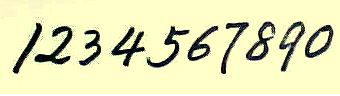
#> input picture 源代码/ch06/digit.bmp, 340 x 96 px
$ python '综合实例1.py'
#> lines starting #> are read from the running program, lines starting #| are printed output that depends on the picture; after the words box and inside, x2 and y2 are one past the last pixel; in counts of white or black regions, pixels touching at a corner belong together
from PIL import Image
import numpy as np
'''
函数功能：SVD并还原压缩后的数据。
参数说明：data代表原始矩阵percent代表奇异值总和的百分比
'''
def get_approx_SVD1(data,percent):
    U, s, VT = np.linalg.svd(data)  #进行SVD
    Sigma=np.zeros(np.shape(data))
    Sigma[:len(s),:len(s)]=np.diag(s)
    count=(int)(sum(s))*percent
    k=-1  #k是奇异值总和的百分比的个数
    curSum=0 #初值为第一个奇异值
    while curSum <= count :
        k+=1
        curSum += s[k]
    D=U[:,:k].dot(Sigma[:k,:k].dot(VT[:k,:])) #SVD还原后的数据
    D[D<0] = 0
    D[D>255] = 255
    return np.rint(D).astype("uint8")


'''
函数功能：SVD并还原压缩后的数据。
参数说明：data代表原始矩阵percent代表奇异值个数的百分比
'''
def get_approx_SVD2(data,percent):
    U, s, VT = np.linalg.svd(data) #进行SVD
    Sigma=np.zeros(np.shape(data))
    Sigma[:len(s),:len(s)]=np.diag(s)      #获得奇异值矩阵
    k=(int)(percent*len(s))   #k是奇异值个数的百分比的个数
    D=U[:,:k].dot(Sigma[:k,:k].dot(VT[:k,:])) #SVD还原后的数据
    D[D < 0] = 0
    D[D > 255] = 255
    return np.rint(D).astype("uint8")

'''
函数功能：导入图像，进行SVD压缩，并重构图像
参数说明：filename代表文件名，p代表百分比，
          get_approx_SVD代表调用的SVD筛选方法
'''
def rebuild_img(filename,p,get_approx_SVD):
    img = Image.open(filename, 'r')#打开文件
    a = np.array(img)#获得色素值
    R0=a[:, :, 0] #获得红色的色素值
    G0=a[:, :, 1] #获得绿色的色素值
    B0=a[:, :, 2] #获得蓝色的色素值
    R = get_approx_SVD(R0,p)#对红色进行SVD还原
    G = get_approx_SVD(G0,p)#对绿色进行SVD还原
    B = get_approx_SVD(B0,p)#对蓝色进行SVD还原
    I = np.stack((R, G, B), 2)
    Image.fromarray(I).save(str(p*100)+".jpg")#保存图片
    img=Image.open(str(p * 100) + ".jpg", 'r')
    img.show()#显示图片

filename="digit.bmp"
for p in np.around(np.arange(0.2, 1.2, 0.2),decimals=1):
    rebuild_img(filename,p,get_approx_SVD1)
#> in rebuild_img, img is the input picture: PIL image 340x96 RGB; mean R, G, B 226.4, 227.1, 182.2
#> in get_approx_SVD1, `U, s, VT = np.linalg.svd(data)`:
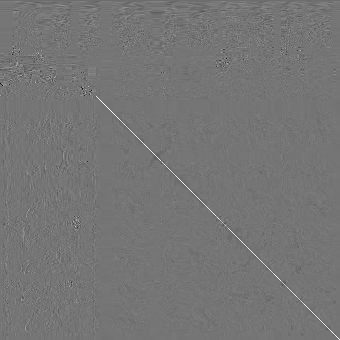
#> VT: shape (340, 340) float64; min -0.838, max 0.978, mean -0.000168; drawn with min black and max white
#> in get_approx_SVD1, `U, s, VT = np.linalg.svd(data)`: s = 96 values, max 41359.9 at index 0, min 1.99e-12 at index 95, mean 996.1
#> in get_approx_SVD1, `Sigma[:len(s),:len(s)]=np.diag(s)`:
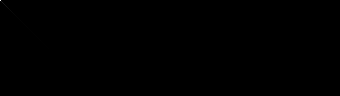
#> Sigma: shape (96, 340) float64; min 0, max 41359.9, mean 2.9; drawn with min black and max white
#> in get_approx_SVD1, `count=(int)(sum(s))*percent`: count = 19125.2
#> the loop in get_approx_SVD1, `while curSum <= count :` made 1 pass
#> (k, curSum) on pass 1: (0, 41359.9)
#> after the loop in get_approx_SVD1, `while curSum <= count :`: curSum = 41359.9; k = 0
#> in get_approx_SVD1, `D=U[:,:k].dot(Sigma[:k,:k].dot(VT[:k,:]))`: D: shape (96, 340) float64; every value is 0
#> in get_approx_SVD1, `return np.rint(D).astype("uint8")`: returned value: shape (96, 340); every value is 0
#> the loop in get_approx_SVD1 (call 2), `while curSum <= count :` made 1 pass
#> (k, curSum) on pass 1: (0, 41448.9)
#> call 3 of get_approx_SVD1, with percent = 0.2
#> in get_approx_SVD1 (call 3), `U, s, VT = np.linalg.svd(data)`:
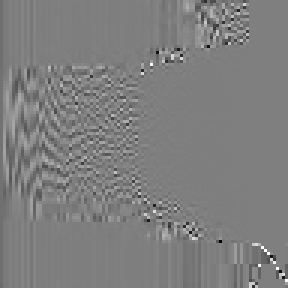
#> U: shape (96, 96) float64 (shown 3 times larger); min -0.906, max 0.912, mean -0.000962; drawn with min black and max white
#> in get_approx_SVD1 (call 3), `U, s, VT = np.linalg.svd(data)`: s = 96 values, max 33248.3 at index 0, min 4.07e-13 at index 95, mean 835.9
#> in get_approx_SVD1 (call 3), `count=(int)(sum(s))*percent`: count = 16049.6
#> the loop in get_approx_SVD1 (call 3), `while curSum <= count :` made 1 pass
#> (k, curSum) on pass 1: (0, 33248.3)
#> after the loop in get_approx_SVD1 (call 3), `while curSum <= count :`: curSum = 33248.3; k = 0
#> in rebuild_img, `I = np.stack((R, G, B), 2)`: I: shape (96, 340, 3); every value is 0
for p in np.around(np.arange(0.2, 1.2, 0.2),decimals=1):
    rebuild_img(filename,p,get_approx_SVD2)
#> in get_approx_SVD2, `U, s, VT = np.linalg.svd(data)`: s = 96 values, max 41359.9 at index 0, min 1.99e-12 at index 95, mean 996.1
#> in get_approx_SVD2, `k=(int)(percent*len(s))`: k = 19
#> in get_approx_SVD2, `D[D < 0] = 0`:
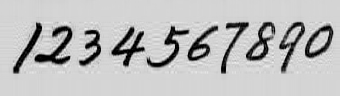
#> D: shape (96, 340) float64; min 0, max 305.5, mean 226.6; drawn with min black and max white
#> in get_approx_SVD2, `D[D > 255] = 255`:
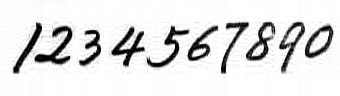
#> D: shape (96, 340) float64; min 0, max 255, mean 225.7
#> in get_approx_SVD2 (call 2), `D[D < 0] = 0`: D: shape (96, 340) float64; min 0, max 315.3, mean 227.2
#> call 3 of get_approx_SVD2, with percent = 0.2
#> in get_approx_SVD2 (call 3), `U, s, VT = np.linalg.svd(data)`: s = 96 values, max 33248.3 at index 0, min 4.07e-13 at index 95, mean 835.9
#> in get_approx_SVD2 (call 3), `D[D < 0] = 0`:
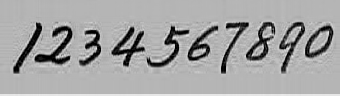
#> D: shape (96, 340) float64; min 0, max 282.4, mean 182.3; drawn with min black and max white
#> in get_approx_SVD2 (call 3), `D[D > 255] = 255`: D: shape (96, 340) float64; 1.16% of pixels changed, all inside (x1, y1, x2, y2) = (4, 27, 340, 96)
#> in rebuild_img (call 6), `I = np.stack((R, G, B), 2)`:
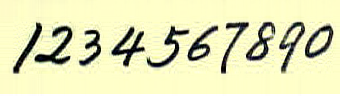
#> I: shape (96, 340, 3); mean R, G, B 225.7, 226.2, 182.3
